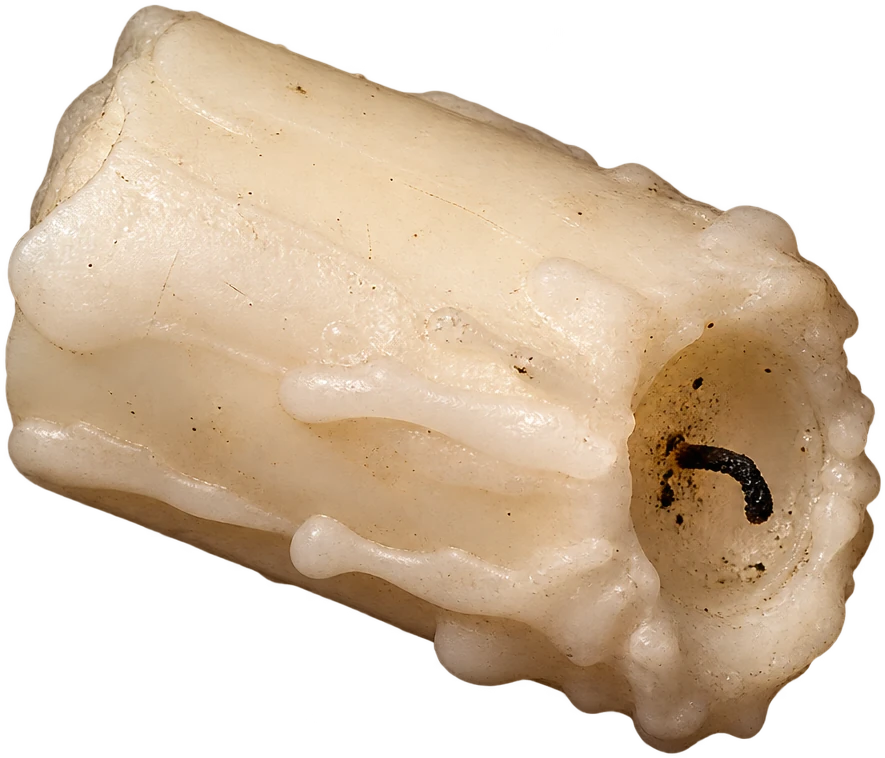
#> input picture assets/casefile/obj/candle_0.webp, 885 x 758 px, given in place of candle_0.webp.png, which was not available
$ python -i cf_props.py   (imports and definitions only)
#> lines starting #> are read from the running program, lines starting #| are printed output that depends on the picture
"""Case-file props made from codex's objects (run after tools/cf_assets.py, which rewrites objects.json):

python tools/cf_props.py               → assets/casefile/obj/newspaper_front.webp, folder_inside.webp, ground_*.webp, seal.webp, badge.webp (+ objects.json)
python tools/cf_props.py ground badge  → only those steps (any of: newspaper folder ground seal badge)

newspaper_front — the newspaper on Jojo's desk, its top half made the morning edition's front page: the masthead, the
  headline (the pink stiletto, gone in the blackout), a photo of the Jolly bandstand (a frame of the footage, grabbed
  headless and screened like newsprint) and, in the last column, the '200%' scrawl turning up at a third club. The old
  type is lifted off the paper first (its own paper tone, text taken out), then the new type is inked over it.
folder_inside — the leather folder's inside with the raised spine piece taken out: the two halves meet at a fold.
badge — Jojo's detective badge, the way back to the footage / to shut the book written on its enamel (art/src/cfx_badge.png);
  seal — the wax seal tried for it before. Both trimmed, a green screen keyed out if codex could not give a transparent
  background, and kept at 640 px. badge_rim — a line of even width round the badge's outline (its alpha grown by RIM px,
  padded by RIM_PAD all round), for the page to fill gold and glow.
ground_open, ground_shut — the book's shadow on the desk, open (both halves) and shut (the right half): its outline
  blurred four ways (a little all round, tight where it touches, softer and further down-right away from the lamp),
  at half size, padded.
Needs tools/serve.py on 8765 (for the photo). Uses the Windows fonts below.
"""
import base64, io, json
from pathlib import Path
import numpy as np
from PIL import Image, ImageDraw, ImageFilter, ImageFont
from scipy import ndimage
from playwright.sync_api import sync_playwright

ROOT = Path(__file__).resolve().parents[1]
OBJ = ROOT / 'assets/casefile/obj'
FONTS = Path('C:/Windows/Fonts')
INK = np.array([34, 28, 22], float)


def font(name, size):
    return ImageFont.truetype(str(FONTS / name), size)


# ── the photo: the bandstand a few seconds in (Jojo in the spotlight, Lyly on bass), names off ──
# [55 lines left out: functions grab_photo, screen, lift_type, ink, type_mask, not called in this run]


def fit(text, name, width, size):
    while size > 8 and font(name, size).getlength(text) > width: size -= 1
    return font(name, size)


# [73 lines left out: functions newspaper, folder, not called in this run]


# ── the book's shadow on the desk: [dx, dy, blur, strength] in half-size px (the book's 1720×1080 is 860×540 here),
# padded by PAD (half-size) all round; the page puts it at -2·PAD board px, twice its size ──
PAD = 80
LAYERS = [(0, 0, 12, 0.32), (1.5, 3, 2.5, 0.88), (6, 12, 10, 0.66), (18, 34, 34, 0.52)]


# [13 lines left out: function ground, not called in this run]


def cutout(name):
#> called with name = '../assets/casefile/obj/candle_0.webp'
    im = Image.open(ROOT / f'art/src/cfx_{name}.png').convert('RGBA')
#> im is the input picture: PIL image 885x758 RGBA; mean R, G, B, A 155.2, 130.9, 103.4, 162
    a = np.asarray(im).astype(float)
    if a[..., 3].min() > 250:                                            # no alpha: key out the chroma green, softly at the edge
        r, g, b = a[..., 0], a[..., 1], a[..., 2]
        green = np.clip((g - np.maximum(r, b) - 40) / 50, 0, 1)
        a[..., 3] = 255 * (1 - green)
        a[..., 1] = np.minimum(g, np.maximum(r, b) + 10)                 # no green fringe left on the edge
        im = Image.fromarray(a.astype(np.uint8), 'RGBA')
    im = im.crop(im.getchannel('A').point(lambda v: 255 if v > 8 else 0).getbbox())
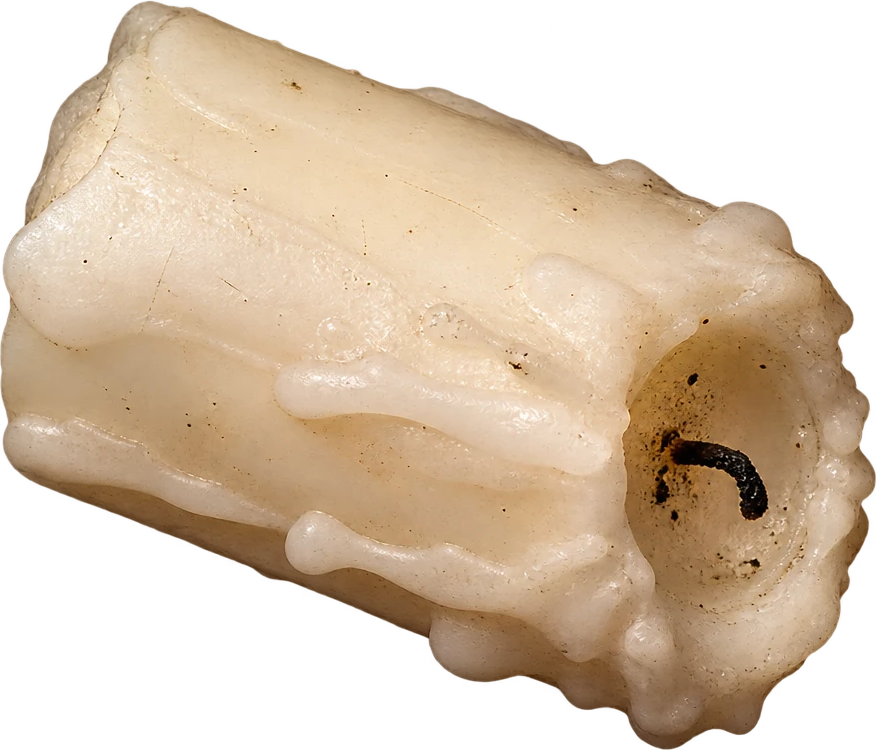
#> im: PIL image 876x750 RGBA; mean R, G, B, A 156.8, 132.3, 104.5, 165.4; transparent parts drawn white
    im.thumbnail((640, 640), Image.LANCZOS)
#> im: PIL image 640x548 RGBA
    im.save(OBJ / f'{name}.webp', quality=92, method=6)
    return im.size


RIM, RIM_PAD = 10, 18


# [8 lines left out: function rim, not called in this run]


# [11 lines not run here, left out]

>>> result = cutout('../assets/casefile/obj/candle_0.webp')
#> result = (640, 548)

$ run again, on assets/casefile/obj/candle_1.webp
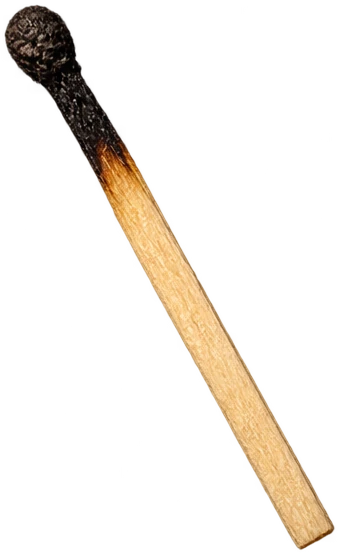
#> input picture assets/casefile/obj/candle_1.webp, 339 x 554 px, given in place of candle_1.webp.png, which was not available
#> in cutout, im is the input picture: PIL image 339x554 RGBA; mean R, G, B, A 94.5, 73.8, 48.6, 35.4
#> in cutout, `im = im.crop(im.getchannel('A').point(lambda v: 255 if v > 8 else 0).g..`:
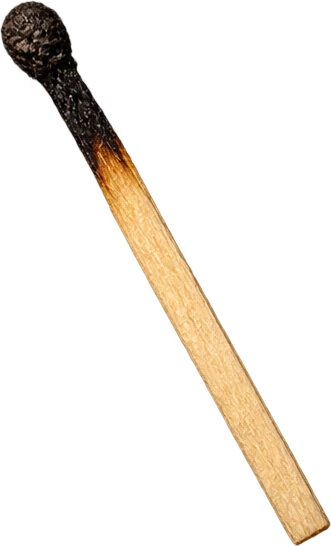
#> im: PIL image 331x546 RGBA; mean R, G, B, A 96.1, 75.1, 49.4, 36.8; transparent parts drawn white

$ run again, on assets/casefile/obj/clipping.webp
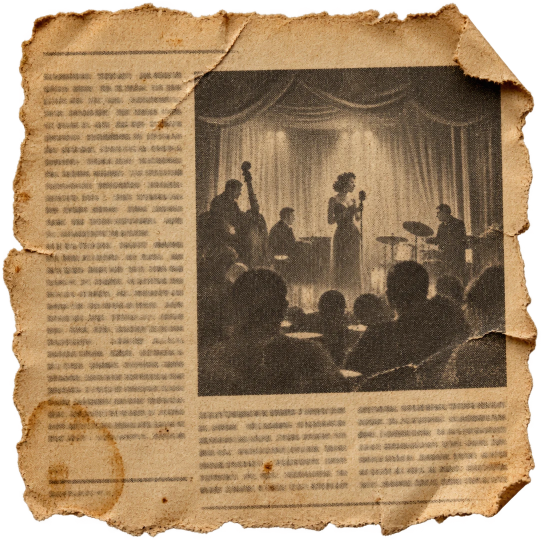
#> input picture assets/casefile/obj/clipping.webp, 1081 x 1080 px, given in place of clipping.webp.png, which was not available (shown at 1/2 size)
#> in cutout, im is the input picture: PIL image 1081x1080 RGBA; mean R, G, B, A 143.2, 113, 79.2, 223.7
#> in cutout, `im = im.crop(im.getchannel('A').point(lambda v: 255 if v > 8 else 0).g..`:
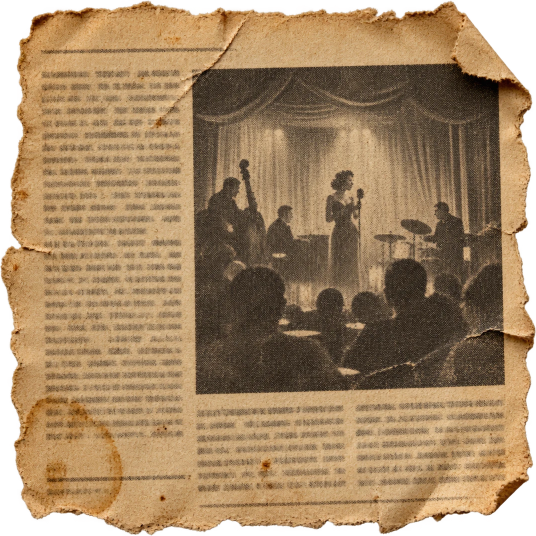
#> im: PIL image 1072x1072 RGBA (shown at 1/2 size); mean R, G, B, A 145.2, 114.7, 80.3, 227.3; transparent parts drawn white
#> in cutout, `im.thumbnail((640, 640), Image.LANCZOS)`:
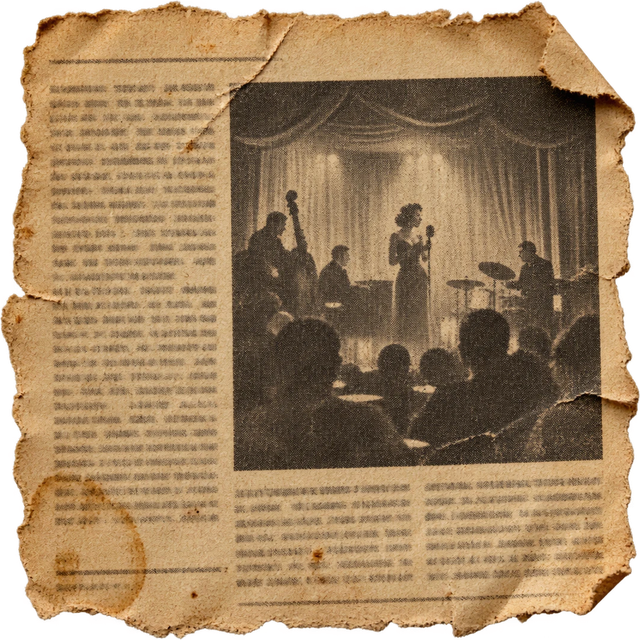
#> im: PIL image 640x640 RGBA; mean R, G, B, A 142.3, 112.4, 78.1, 227.3; transparent parts drawn white
